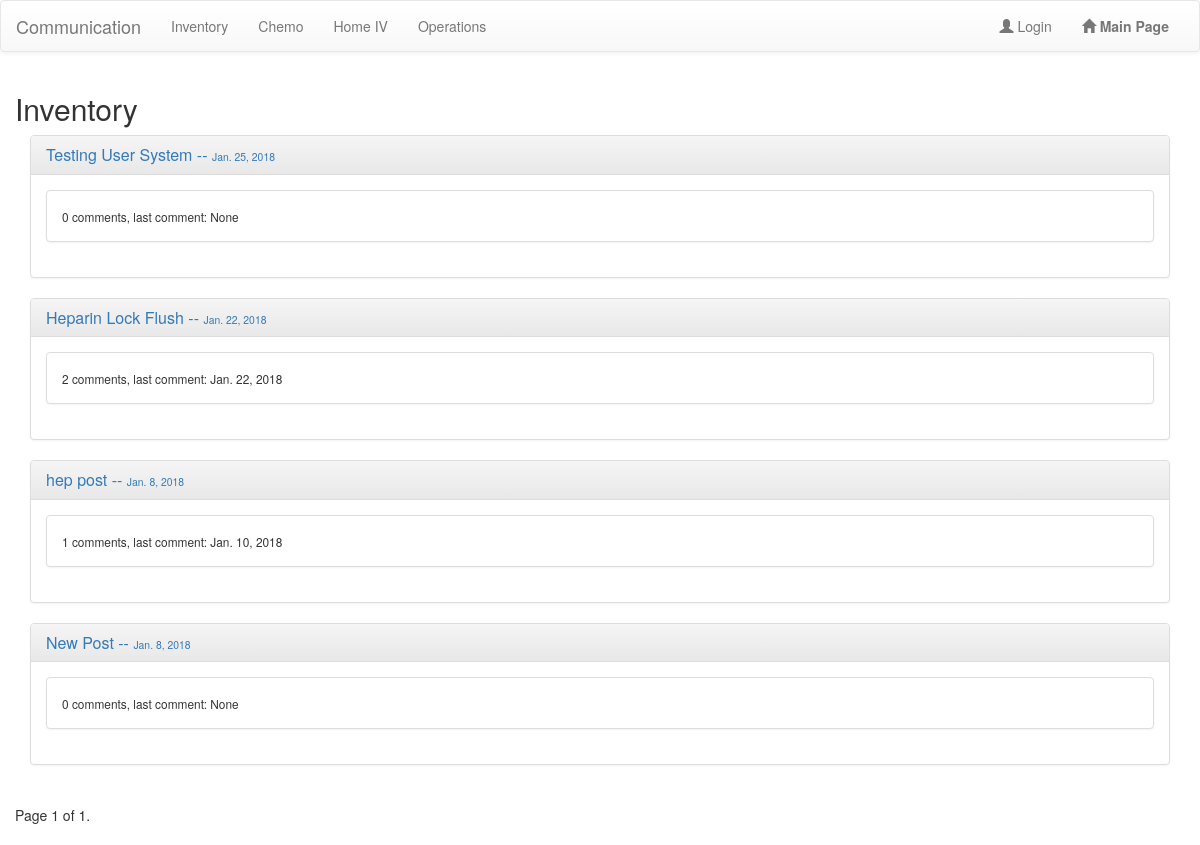
/staffcom/inventory/, run on an earlier commit of the app's database.
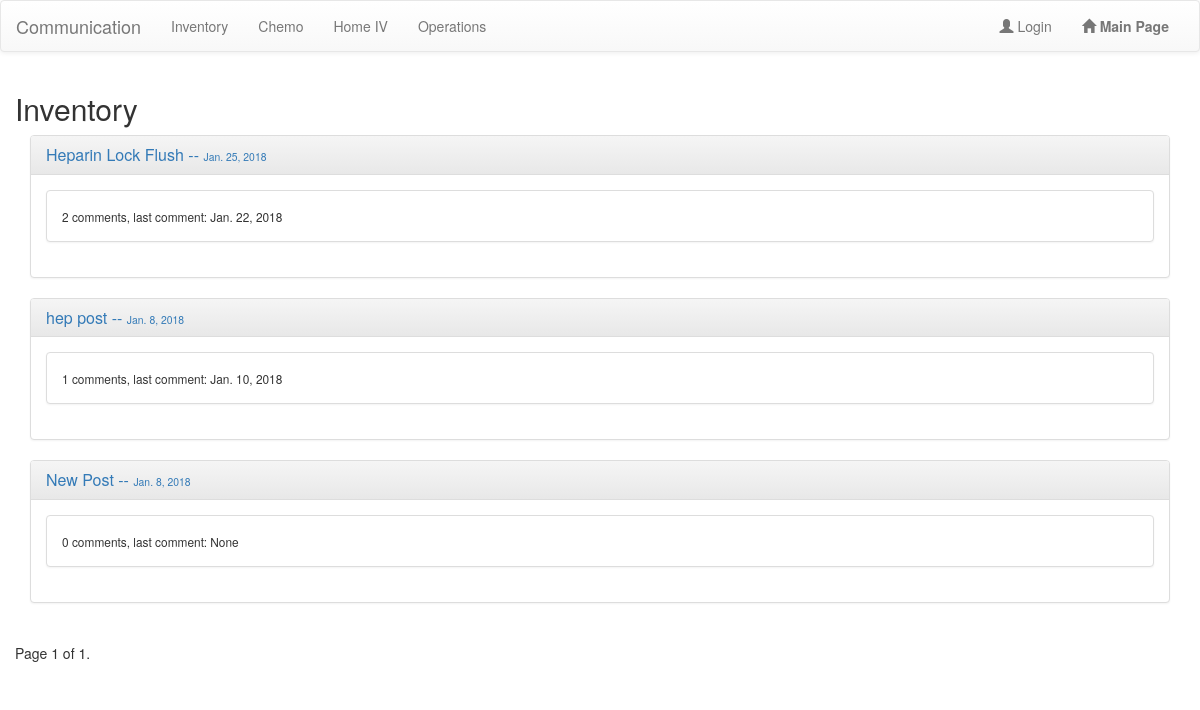
And on a later commit of the database.
### staffcom/models.py (models this page shows, shortened)
class Comm_Item(models.Model):
	comm_types = [('Inventory','Inventory'),('Chemo','Chemo'),('Operation', 'Operation'), ('HomeIV','HOMEIV'),]
	title = models.CharField(max_length = 200, unique = True, help_text = "<br/>This could be drug name, or shift name, refer to guidelines of use.")
	comm_type = models.CharField(max_length=10, choices=comm_types, default = 'OPS')
	descr = HTMLField()
	date = models.DateField(auto_now=True)
	visible = models.BooleanField(default=True)
	created_by = models.ForeignKey(User, default = "", null=True, blank=True)

### staffcom/views.py (the view)
class Inventory_View(TypeofView):
	pass

### staffcom/views.py (called while the page is built)
	def get_queryset(self):
		rtn_query_list = Comm_Item.objects.filter(comm_type=self.commtype, visible=True).order_by('-date', '-title').annotate(
			num_comments=Count('comments'), earliest_comment=Min('comments__date_time'))
		paginator = Paginator(rtn_query_list, 10)
		page = self.request.GET.get('page')
		try:
			rtn_query = paginator.page(page)
		except PageNotAnInteger:
			rtn_query = paginator.page(1)
		except EmptyPage:
			rtn_query = paginator.page(paginator.num_pages)
		return rtn_query

	def get_context_data(self, **kwargs):
		viewname = super(TypeofView, self).get_context_data(**kwargs)
		viewname['viewname'] = self.commtype
		viewname['username'] = self.request.user.get_username()
		return viewname

### staffcom/templates/staffcom/frontpage.html (shortened to what this page needs)
{% extends 'staffcom/mainpage.html' %}
{% block content %}
<div class='container'>
	<div class = 'row' id ='list_view'>
		{% include 'staffcom/list.html' %}
	</div>
</div>
{% endblock %}

### staffcom/templates/staffcom/list.html (shortened to what this page needs)
<h2>
{{ viewname }}</h2>
	{% for com in inv_com %}
		<div class ='col-md-12'>
			<div class="panel panel-default">
					<div class="panel-heading">
						<a href="{% url 'details' pk=com.pk %}">
					    	<h2 class="panel-title">{{ com.title }} -- <small>{{com.date}}</small></h2>
					    </a>
					</div>
				<div class="panel-body">
					<div class="panel panel-default">
					  <div class="panel-body">
					    <small>{{ com.num_comments }} comments, last comment: {{ com.earliest_comment }}</small>
					  </div>
					</div>
				</div>
			</div>
		</div>
	{% endfor %}
{% if inv_com.number %}
<div class="pagination">
    <span class="step-links">
        <span class="current">
            Page {{ inv_com.number }} of {{ inv_com.paginator.num_pages }}.
        </span>
    </span>
</div>
{% endif %}

What changed in the data, as far as the page shows it:
removed Comm_Item: title "Testing User System", date "Jan. 25, 2018", num_comments "0", earliest_comment "None"
changed Comm_Item "Heparin Lock Flush": date "Jan. 22, 2018" → "Jan. 25, 2018"
